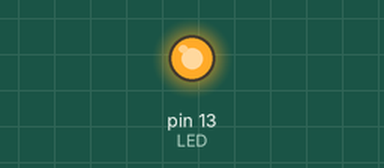
This sketch was run on a simulated Arduino Uno, built with avr-gcc and run on an emulated ATmega328P. Shown: output pins drawn as LEDs (lit = HIGH).

Above: at 2.5 s.
At 7.5 s:
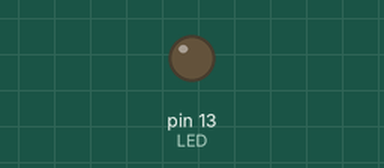
Timing chart, 0 to 13.0 s (numbered marks = the images above):
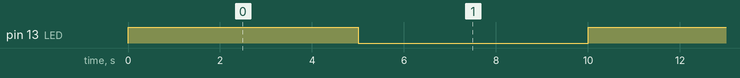

The sketch:

first.ino
```cpp
const int LED = 13;

void setup()
{
  //2番目の引数で入力か出力を切り替える
  pinMode(LED, OUTPUT);
}

void loop()
{
  digitalWrite(LED, HIGH);
  delay(5000);
  digitalWrite(LED, LOW);
  delay(5000);
}
```

Measured:
- by itself, pin 13 (LED): alternates HIGH for 5.0 s and LOW for 5.0 s
